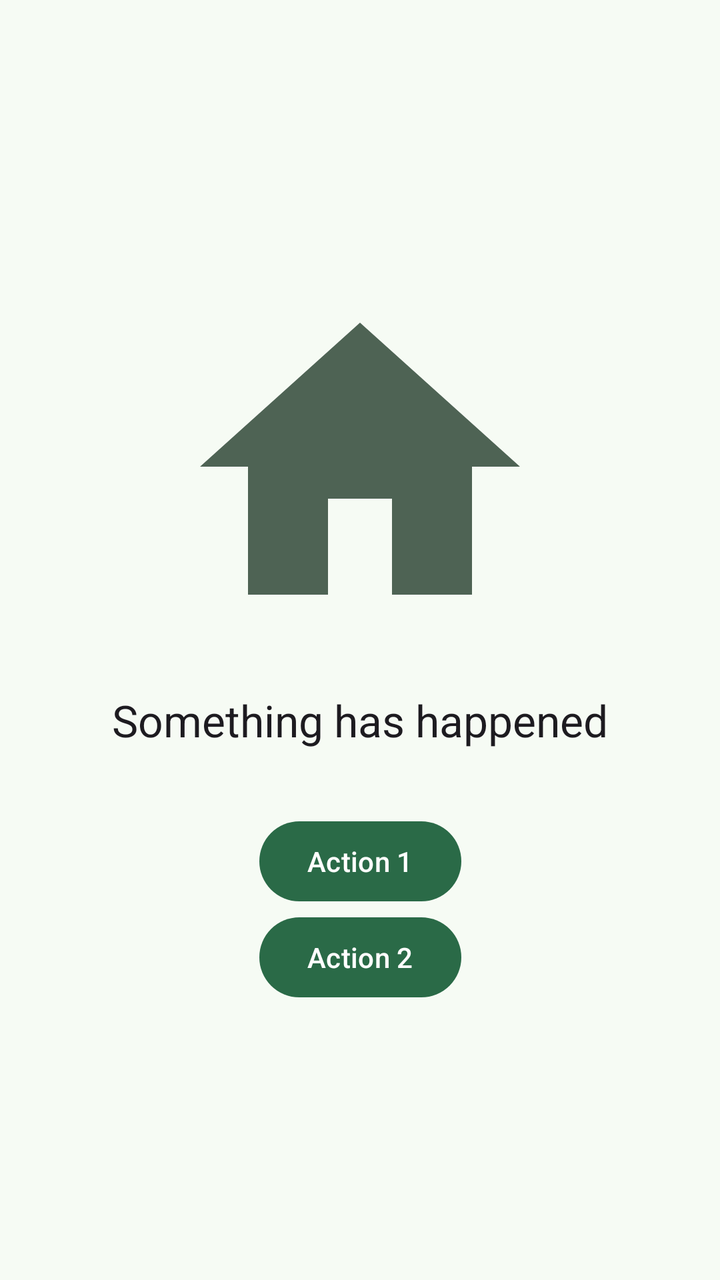
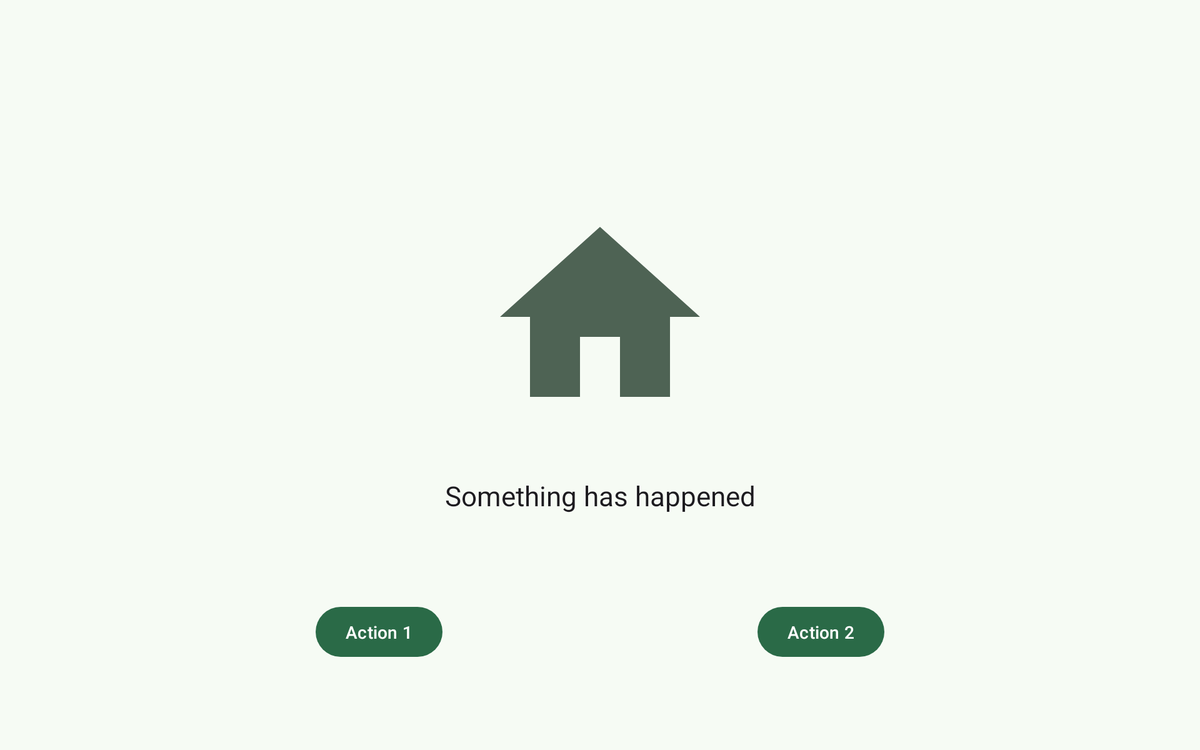

First picture: res/layout/ on a phone held upright. Second picture: the repository's own variant of that layout, on a device whose configuration matches the variant's folder. Source for both follows.
<!-- AndroidManifest.xml: application theme Theme.SqueezeClient -->
<!-- res/layout/fragment_connection_fail_hint.xml -->
<?xml version="1.0" encoding="utf-8"?>
<androidx.constraintlayout.widget.ConstraintLayout xmlns:android="http://schemas.android.com/apk/res/android"
    android:layout_width="match_parent"
    android:layout_height="match_parent"
    xmlns:app="http://schemas.android.com/apk/res-auto"
    xmlns:tools="http://schemas.android.com/tools">

    <ImageView
        android:id="@+id/image"
        android:layout_width="192dp"
        android:layout_height="192dp"
        app:layout_constraintStart_toStartOf="parent"
        app:layout_constraintEnd_toEndOf="parent"
        app:layout_constraintTop_toTopOf="parent"
        app:layout_constraintBottom_toTopOf="@id/hint_text"
        app:layout_constraintVertical_chainStyle="packed"
        tools:src="@drawable/ic_home_24dp"
        app:tint="?colorControlActivated" />

    <TextView
        android:id="@+id/hint_text"
        android:layout_width="match_parent"
        android:layout_height="wrap_content"
        app:layout_constraintTop_toBottomOf="@id/image"
        app:layout_constraintBottom_toTopOf="@id/action_button_1"
        android:layout_marginTop="16dp"
        android:layout_marginBottom="32dp"
        android:paddingHorizontal="16dp"
        android:gravity="center"
        android:textAppearance="?textAppearanceTitleLarge"
        tools:text="Something has happened" />

    <com.google.android.material.button.MaterialButton
        android:id="@+id/action_button_1"
        android:layout_width="wrap_content"
        android:layout_height="wrap_content"
        app:layout_constraintStart_toStartOf="parent"
        app:layout_constraintEnd_toEndOf="parent"
        app:layout_constraintTop_toBottomOf="@id/hint_text"
        app:layout_constraintBottom_toBottomOf="@id/action_button_2"
        tools:text="Action 1" />

    <com.google.android.material.button.MaterialButton
        android:id="@+id/action_button_2"
        android:layout_width="wrap_content"
        android:layout_height="wrap_content"
        app:layout_constraintStart_toStartOf="parent"
        app:layout_constraintEnd_toEndOf="parent"
        app:layout_constraintTop_toBottomOf="@id/action_button_1"
        app:layout_constraintBottom_toBottomOf="parent"
        tools:text="Action 2" />

</androidx.constraintlayout.widget.ConstraintLayout>
<!-- resources referenced by this layout -->
<resources>
  <!-- drawable ic_home_24dp (drawable) -->
  <?xml version="1.0" encoding="utf-8"?>
  <vector
      xmlns:android="http://schemas.android.com/apk/res/android"
      android:height="24dp"
      android:width="24dp"
      android:viewportWidth="24"
      android:viewportHeight="24">
      <path
          android:fillColor="#000000"
          android:pathData="M10,20V14H14V20H19V12H22L12,3L2,12H5V20H10Z" />
  </vector>
  <!-- drawable activatable_background (drawable) -->
  <?xml version="1.0" encoding="utf-8"?>
  <layer-list xmlns:android="http://schemas.android.com/apk/res/android">
      <item>
          <selector>
              <item android:state_activated="true">
                  <color android:color="?attr/colorControlHighlight" />
              </item>
          </selector>
      </item>
  
      <item android:drawable="?attr/selectableItemBackground" />
  </layer-list>
  <color name="md_theme_primary">#2A6A47</color>
  <color name="md_theme_onPrimary">#FFFFFF</color>
  <color name="md_theme_primaryContainer">#AEF2C5</color>
  <color name="md_theme_onPrimaryContainer">#002110</color>
  <color name="md_theme_secondary">#4E6354</color>
  <color name="md_theme_onSecondary">#FFFFFF</color>
  <color name="md_theme_secondaryContainer">#D1E8D5</color>
  <color name="md_theme_onSecondaryContainer">#0C1F14</color>
  <color name="md_theme_tertiary">#3B6470</color>
  <color name="md_theme_onTertiary">#FFFFFF</color>
  <color name="md_theme_tertiaryContainer">#BFE9F8</color>
  <color name="md_theme_onTertiaryContainer">#001F27</color>
  <color name="md_theme_error">#BA1A1A</color>
  <color name="md_theme_onError">#FFFFFF</color>
  <color name="md_theme_errorContainer">#FFDAD6</color>
  <color name="md_theme_onErrorContainer">#410002</color>
  <color name="md_theme_background">#F6FBF4</color>
  <color name="md_theme_onBackground">#181D19</color>
  <color name="md_theme_surface">#F6FBF4</color>
  <color name="md_theme_onSurface">#181D19</color>
  <color name="md_theme_surfaceVariant">#DCE5DC</color>
  <color name="md_theme_onSurfaceVariant">#414942</color>
  <color name="md_theme_outline">#717972</color>
  <color name="md_theme_outlineVariant">#C0C9C0</color>
  <color name="md_theme_inverseSurface">#2C322D</color>
  <color name="md_theme_inverseOnSurface">#EDF2EB</color>
  <color name="md_theme_inversePrimary">#93D5AA</color>
  <color name="md_theme_primaryFixed">#AEF2C5</color>
  <color name="md_theme_onPrimaryFixed">#002110</color>
  <color name="md_theme_primaryFixedDim">#93D5AA</color>
  <color name="md_theme_onPrimaryFixedVariant">#0A5131</color>
  <color name="md_theme_secondaryFixed">#D1E8D5</color>
  <color name="md_theme_onSecondaryFixed">#0C1F14</color>
  <color name="md_theme_secondaryFixedDim">#B5CCBA</color>
  <color name="md_theme_onSecondaryFixedVariant">#374B3D</color>
  <color name="md_theme_tertiaryFixed">#BFE9F8</color>
  <color name="md_theme_onTertiaryFixed">#001F27</color>
  <color name="md_theme_tertiaryFixedDim">#A3CDDB</color>
  <color name="md_theme_onTertiaryFixedVariant">#224C58</color>
  <color name="md_theme_surfaceDim">#D6DBD5</color>
  <color name="md_theme_surfaceBright">#F6FBF4</color>
  <color name="md_theme_surfaceContainerLowest">#FFFFFF</color>
  <color name="md_theme_surfaceContainerLow">#F0F5EE</color>
  <color name="md_theme_surfaceContainer">#EAEFE8</color>
  <color name="md_theme_surfaceContainerHigh">#E4EAE3</color>
  <color name="md_theme_surfaceContainerHighest">#DFE4DD</color>
  <color name="dragged_item_background">#a0dddddd</color>
  <style name="Preference.MaterialSwitchPreference" parent="Preference.SwitchPreferenceCompat.Material">
          <item name="android:widgetLayout">@layout/preference_switch</item>
      </style>
</resources>
<!-- res/layout-sw480dp-land/fragment_connection_fail_hint.xml (the repository's variant of the layout above) -->
<!-- drawn on a 7-inch tablet turned sideways -->
<?xml version="1.0" encoding="utf-8"?>
<androidx.constraintlayout.widget.ConstraintLayout xmlns:android="http://schemas.android.com/apk/res/android"
    android:layout_width="match_parent"
    android:layout_height="match_parent"
    xmlns:app="http://schemas.android.com/apk/res-auto"
    xmlns:tools="http://schemas.android.com/tools">

    <ImageView
        android:id="@+id/image"
        android:layout_width="192dp"
        android:layout_height="192dp"
        app:layout_constraintStart_toStartOf="parent"
        app:layout_constraintEnd_toEndOf="parent"
        app:layout_constraintTop_toTopOf="parent"
        app:layout_constraintBottom_toTopOf="@id/hint_text"
        app:layout_constraintVertical_chainStyle="packed"
        tools:src="@drawable/ic_home_24dp"
        app:tint="?colorControlActivated" />

    <TextView
        android:id="@+id/hint_text"
        android:layout_width="match_parent"
        android:layout_height="wrap_content"
        app:layout_constraintTop_toBottomOf="@id/image"
        app:layout_constraintBottom_toTopOf="@id/button_top_barrier"
        android:layout_marginTop="32dp"
        android:layout_marginBottom="32dp"
        android:paddingHorizontal="16dp"
        android:gravity="center"
        android:textAppearance="?textAppearanceTitleLarge"
        tools:text="Something has happened" />

    <androidx.constraintlayout.widget.Barrier
        android:id="@+id/button_top_barrier"
        android:layout_width="match_parent"
        android:layout_height="0dp"
        app:layout_constraintTop_toBottomOf="@id/hint_text"
        app:layout_constraintBottom_toBottomOf="parent"
        app:barrierDirection="top"
        app:barrierAllowsGoneWidgets="true"
        app:constraint_referenced_ids="action_button_1,action_button_2" />

    <com.google.android.material.button.MaterialButton
        android:id="@+id/action_button_1"
        android:layout_width="wrap_content"
        android:layout_height="wrap_content"
        app:layout_constraintStart_toStartOf="parent"
        app:layout_constraintEnd_toStartOf="@id/action_button_2"
        app:layout_constraintTop_toBottomOf="@id/hint_text"
        app:layout_constraintBottom_toBottomOf="parent"
        tools:text="Action 1" />

    <com.google.android.material.button.MaterialButton
        android:id="@+id/action_button_2"
        android:layout_width="wrap_content"
        android:layout_height="wrap_content"
        app:layout_constraintStart_toEndOf="@id/action_button_1"
        app:layout_constraintEnd_toEndOf="parent"
        app:layout_constraintTop_toBottomOf="@id/hint_text"
        app:layout_constraintBottom_toBottomOf="parent"
        tools:text="Action 2" />

</androidx.constraintlayout.widget.ConstraintLayout>
